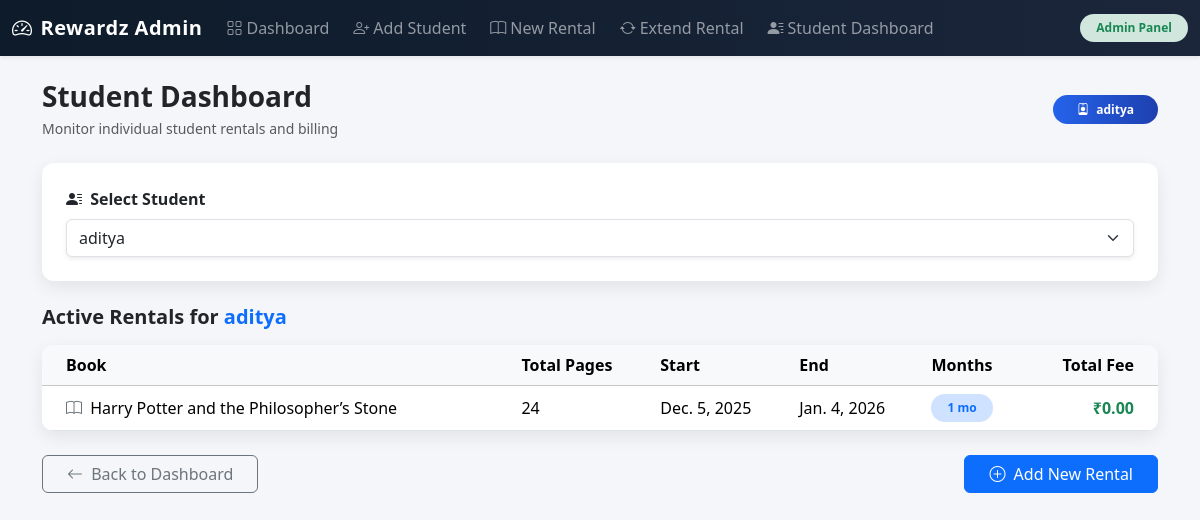
The page /students/3/rentals/ (signed in) on the database as committed earlier.
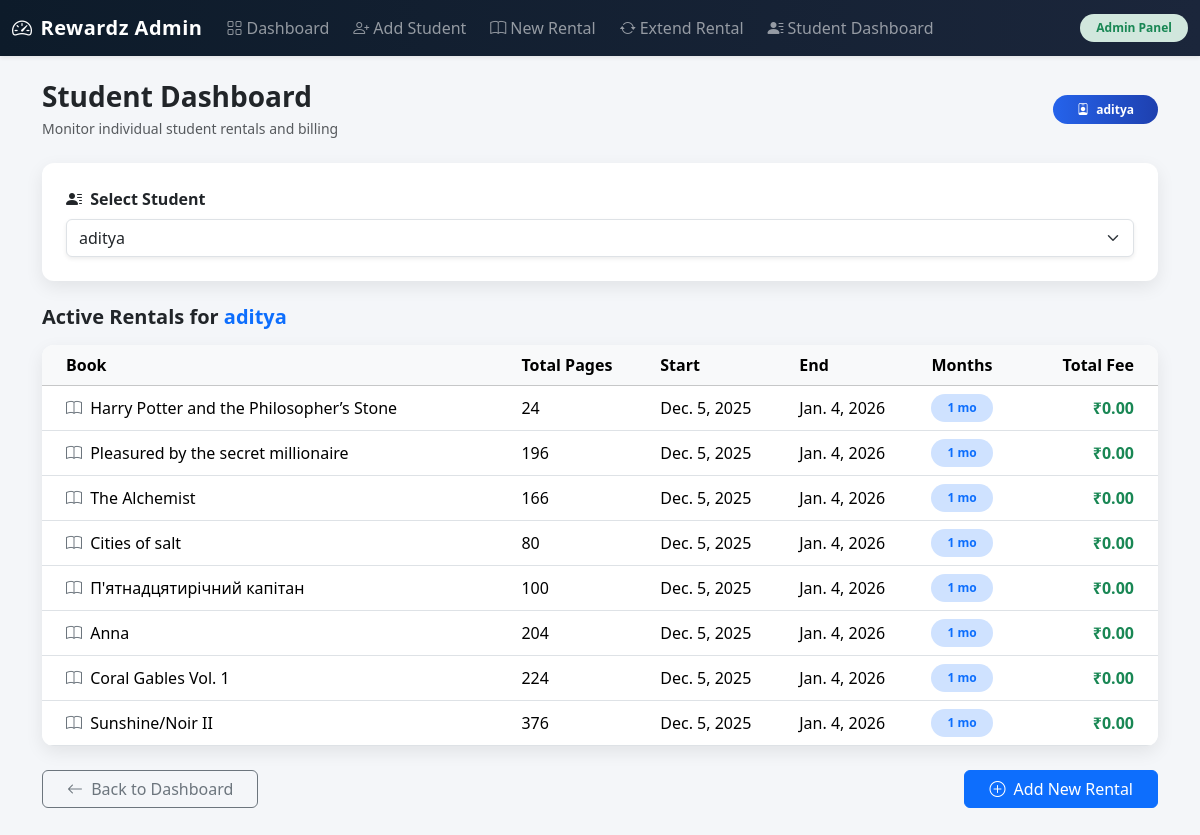
The same page on the database as committed later.
### rentals/models.py (models this page shows, shortened)
class Rental(models.Model):
    user = models.ForeignKey(User, on_delete=models.CASCADE)
    book = models.ForeignKey("books.Book", on_delete=models.CASCADE)
    start_date = models.DateField(auto_now_add=True)
    end_date = models.DateField()
    months_rented = models.IntegerField(default=1)
    monthly_fee = models.DecimalField(
        max_digits=10,
        decimal_places=2,
        default=Decimal("0.00")
    )
    total_fee = models.DecimalField(
        max_digits=10,
        decimal_places=2,
        default=Decimal("0.00")
    )

### books/models.py (models this page shows, shortened)
class Book(models.Model):
    title = models.CharField(max_length=200)
    author = models.CharField(max_length=150, null=True, blank=True)
    pages = models.IntegerField()

### rentals/views.py (the view)
@login_required(login_url="/admin/login/")
@staff_required
def student_dashboard(request, student_id: int):
    students = User.objects.all()
    selected_student = get_object_or_404(User, pk=student_id)
    rentals = (
        Rental.objects.select_related("book")
        .filter(user=selected_student)
        .order_by("-start_date")
    )
    return render(
        request,
        "student_dashboard.html",
        {
            "students": students,
            "selected_student": selected_student,
            "rentals": rentals,
        },
    )

### rentals/views.py (called while the page is built)
def staff_check(user):
    return user.is_authenticated and user.is_staff

### templates/student_dashboard.html (shortened to what this page needs)
{% extends "base.html" %}
{% block content %}
<div class="d-flex flex-wrap justify-content-between align-items-center mb-4">
  <div>
    <h3 class="fw-bold mb-1">Student Dashboard</h3>
    <p class="text-muted small mb-0">
      Monitor individual student rentals and billing
    </p>
  </div>
  {% if selected_student %}
    <span class="badge rounded-pill px-4 py-2"
      style="background: linear-gradient(90deg, #2563eb, #1e40af);">
      <i class="bi bi-person-badge me-1"></i>
      {{ selected_student.username }}
    </span>
  {% endif %}
</div>
<div class="card card-shadow p-4 mb-4">
  <label class="form-label fw-semibold mb-2">
    <i class="bi bi-person-lines-fill me-1"></i>
    Select Student
  </label>
  <select
    id="student"
    class="form-select shadow-sm"
    onchange="if (this.value) { showLoader(); window.location.href = '/students/' + this.value + '/rentals/'; }"
  >
    {% for user in students %}
      <option
        value="{{ user.id }}"
        {% if selected_student and user.id == selected_student.id %}selected{% endif %}
      >
        {{ user.username }}
      </option>
    {% endfor %}
  </select>
</div>
{% if selected_student %}
  <div class="mb-3">
    <h5 class="fw-semibold mb-0">
      Active Rentals for
      <span class="text-primary">{{ selected_student.username }}</span>
    </h5>
  </div>
{% endif %}
{% if rentals %}
  <div class="card card-shadow p-0 overflow-hidden">
    <div class="table-responsive">
      <table class="table table-hover align-middle mb-0">
        <thead class="table-light sticky-top">
          <tr>
            <th class="ps-4">Book</th>
            <th>Total Pages</th>
            <th>Start</th>
            <th>End</th>
            <th>Months</th>
            <th class="text-end pe-4">Total Fee</th>
          </tr>
        </thead>
        <tbody>
          {% for rental in rentals %}
            <tr class="align-middle">
              <td class="ps-4 fw-medium">
                <i class="bi bi-book me-1 text-secondary"></i>
                {{ rental.book.title }}
              </td>
              <td>{{ rental.book.pages }}</td>
              <td>{{ rental.start_date }}</td>
              <td>{{ rental.end_date }}</td>
              <td>
                <span class="badge bg-primary-subtle text-primary px-3 py-2 rounded-pill">
                  {{ rental.months_rented }} mo
                </span>
              </td>
              <td class="text-end pe-4 fw-bold text-success">
                ₹{{ rental.total_fee|floatformat:2 }}
              </td>
            </tr>
          {% endfor %}
        </tbody>
      </table>
    </div>
  </div>
{% endif %}
<div class="mt-4 d-flex justify-content-between flex-wrap gap-2">
  <a href="{% url 'dashboard' %}" class="btn btn-outline-secondary px-4">
    <i class="bi bi-arrow-left me-1"></i> Back to Dashboard
  </a>
  <a href="{% url 'add_rental' %}" class="btn btn-primary px-4">
    <i class="bi bi-plus-circle me-1"></i> Add New Rental
  </a>
</div>
{% endblock %}

Rows that differ between the two databases and show on the page:
added Rental: book "Pleasured by the secret millionaire", book.pages "196", start_date "Dec. 5, 2025", end_date "Jan. 4, 2026", months_rented "1", total_fee "0.00"
added Rental: book "The Alchemist", book.pages "166", start_date "Dec. 5, 2025", end_date "Jan. 4, 2026", months_rented "1", total_fee "0.00"
added Rental: book "Cities of salt", book.pages "80", start_date "Dec. 5, 2025", end_date "Jan. 4, 2026", months_rented "1", total_fee "0.00"
added Rental: book "П'ятнадцятирічний капітан", book.pages "100", start_date "Dec. 5, 2025", end_date "Jan. 4, 2026", months_rented "1", total_fee "0.00"
added Rental: book "Anna", book.pages "204", start_date "Dec. 5, 2025", end_date "Jan. 4, 2026", months_rented "1", total_fee "0.00"
added Rental: book "Coral Gables Vol. 1", book.pages "224", start_date "Dec. 5, 2025", end_date "Jan. 4, 2026", months_rented "1", total_fee "0.00"
added Rental: book "Sunshine/Noir II", book.pages "376", start_date "Dec. 5, 2025", end_date "Jan. 4, 2026", months_rented "1", total_fee "0.00"
